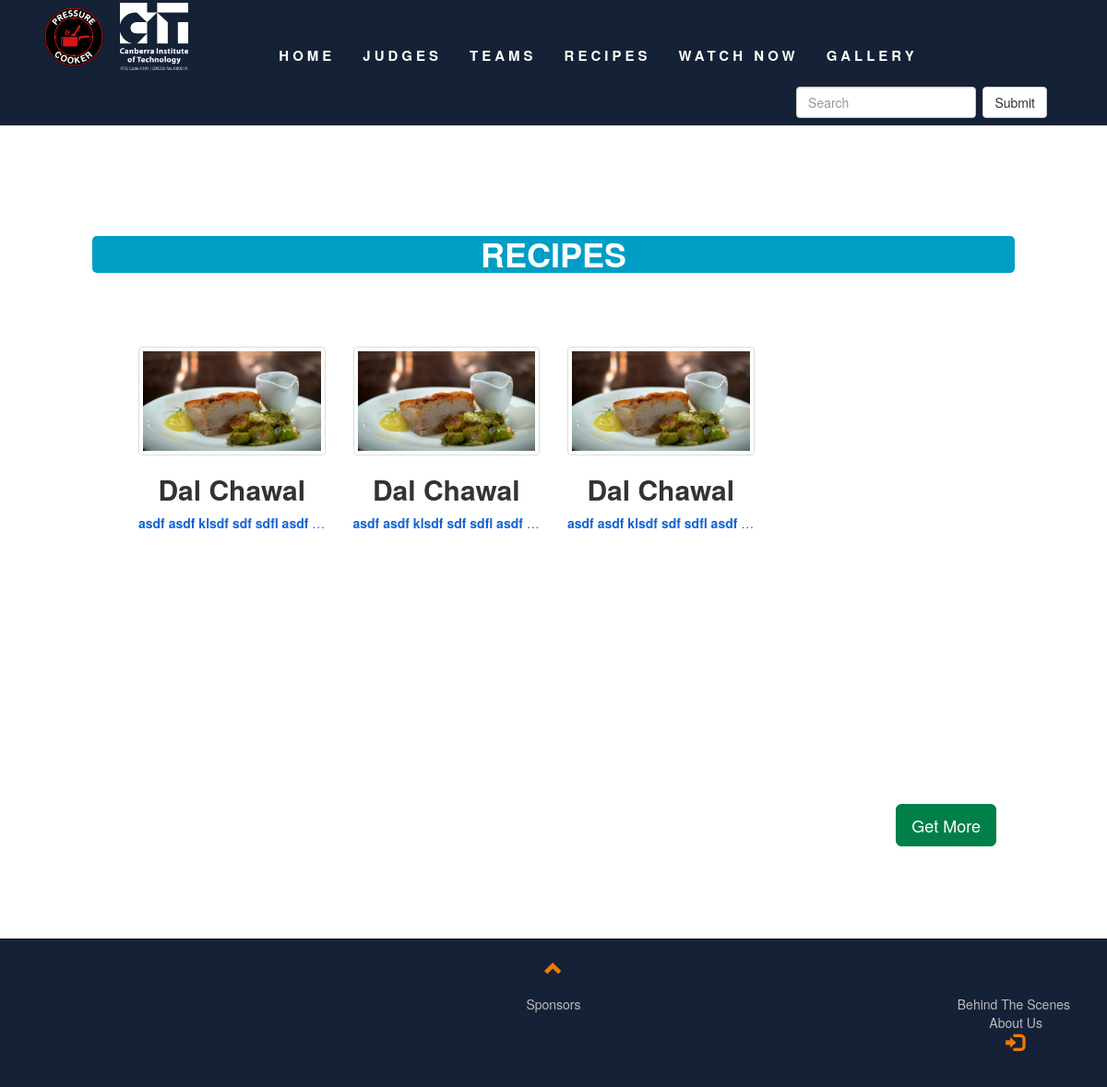
Screenshot of /recipesLink.php with the database file from the repository.
### tables this page shows
CREATE TABLE `recipes` (
  `id` int(10) NOT NULL,
  `name` text NOT NULL,
  `img` text NOT NULL,
  `msg` text NOT NULL,
  `date` timestamp NOT NULL DEFAULT CURRENT_TIMESTAMP ON UPDATE CURRENT_TIMESTAMP,
  `etc` text NOT NULL
);

### recipesLink.php (the view, shortened to what this page needs)
<!DOCTYPE html>
<?php
	require __DIR__.'/admin/config/db.php';
?>
<html>
<head>
	<link rel="stylesheet" href="https://maxcdn.bootstrapcdn.com/bootstrap/3.3.7/css/bootstrap.min.css">
	<link href="assets\style.css" rel="stylesheet">
	<link rel="stylesheet" href="https://use.fontawesome.com/releases/v5.2.0/css/all.css">
</head>
<body id="topOfPage">
    <div class="container-fluid">
		<?php
		include "templates/navigationbar_template.php";
		?>
		<div class="container-fluid myContainer bg-3 text-center goTopAnim" style="padding: 100px;">
			<h1 style="font-weight: bold; background: #009dc5; color: white; border-radius: 5px;">RECIPES</h1><br>
				<div class="row" style="padding: 50px;">
				<?php
				$recipe_query = "SELECT * FROM recipes
									ORDER BY date DESC";
				$connect_recipe_query = mysqli_query($conn, $recipe_query);
				$count_rows = mysqli_num_rows($connect_recipe_query);
				$max_display = 3;
				$displayed = 0;
				if (empty($_GET["All"]))
				{
					$show_all = Null;
				}
				else
				{
					$show_all = $_GET["All"];
				}
				if($count_rows > 0){
					while($get_each_row = mysqli_fetch_array($connect_recipe_query)){
						$name_of_recipe = $get_each_row['name'];
						$img_of_recipe = $get_each_row['img'];
						$msg_of_recipe = $get_each_row['msg'];
						$displayed++;
						if ($displayed <= $max_display)
						{
							?><div class="col-sm-6 col-md-4 col-lg-3">
								<div class="thumbnail">
									<img class="resizeWithThumbnail" src="admin\dynamicImages\recipes\<?php echo $img_of_recipe; ?>" alt="team image">
									<h2><strong><?php echo $name_of_recipe; ?></strong></h2>
									<p class="recipesMessageLimit" style="color: #1364D1;"><strong><?php echo $msg_of_recipe; ?></strong></p>
								</div>
							</div><?php
						}
					}
				}
				?>
				</div>
			<?php
			if ($show_all != true)
			{
				?></div>
				<div class="container-fluid myContainer bg-3 text-center goTopAnim" style="padding: 100px;">
					<form action="/pressure_cooker/recipesLink.php" method="get">
						<button class="btn btn-info btn-lg"; type = "submit" name = "All" value = "true" style="float: right; margin-right: 20px; background-color: #007f48; border-color: #007f48;">Get More</button><br>
					</form>
				</div>
			<?php
			}
			?>
	<?php
	include 'templates/footer_template.php';
	?>
</div>
</body>
</html>

### assets/style.css (style rules this page uses)
body { background: #fffff; }
.thumbnail { padding: 0 0 15px 0; border: none; border-radius: 0; }
.thumbnail img { width: 100%; height: 100%; margin-bottom: 10px; }
.resizeWithThumbnail { height: -webkit-fill-available; max-height: 290px; max-width: 100%; object-fit: contain; object-position: center; display: inline-block; padding: 4px; line-height: 1.42857143; background-color: #fff; border: 1px solid #ddd; border-radius: 4px; transition: all .2s ease-in-out; }
p.recipesMessageLimit { white-space: nowrap; overflow: hidden; text-overflow: ellipsis; max-width: 370px; }
.bg-3 { background-color: #FFFFFF; color: ##152136; }
.myContainer { padding-top: 70px; padding-bottom: 70px; }
@media screen and (min-width: 900px) { .container-fluid { padding: 0px; } }

### rows the page displays
recipes: img (picture), name "Dal Chawal", msg "asdf asdf klsdf sdf sdfl asdf…"
recipes: img (picture), name "Dal Chawal", msg "asdf asdf klsdf sdf sdfl asdf…"
recipes: img (picture), name "Dal Chawal", msg "asdf asdf klsdf sdf sdfl asdf…"
